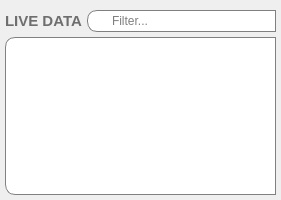
<?xml version="1.0" encoding="UTF-8"?>
<ui version="4.0">
 <class>NodePicker</class>
 <widget class="QWidget" name="NodePicker">
  <property name="geometry">
   <rect>
    <x>0</x>
    <y>0</y>
    <width>281</width>
    <height>200</height>
   </rect>
  </property>
  <property name="windowTitle">
   <string>Data Streams</string>
  </property>
  <property name="autoFillBackground">
   <bool>true</bool>
  </property>
  <layout class="QVBoxLayout" name="verticalLayout">
   <property name="spacing">
    <number>5</number>
   </property>
   <property name="leftMargin">
    <number>5</number>
   </property>
   <property name="topMargin">
    <number>10</number>
   </property>
   <property name="rightMargin">
    <number>5</number>
   </property>
   <property name="bottomMargin">
    <number>5</number>
   </property>
   <item>
    <layout class="QHBoxLayout" name="horizontalLayout">
     <item>
      <widget class="QLabel" name="label">
       <property name="palette">
        <palette>
         <active>
          <colorrole role="WindowText">
           <brush brushstyle="SolidPattern">
            <color alpha="255">
             <red>110</red>
             <green>110</green>
             <blue>110</blue>
            </color>
           </brush>
          </colorrole>
         </active>
         <inactive>
          <colorrole role="WindowText">
           <brush brushstyle="SolidPattern">
            <color alpha="255">
             <red>110</red>
             <green>110</green>
             <blue>110</blue>
            </color>
           </brush>
          </colorrole>
         </inactive>
         <disabled>
          <colorrole role="WindowText">
           <brush brushstyle="SolidPattern">
            <color alpha="255">
             <red>69</red>
             <green>69</green>
             <blue>69</blue>
            </color>
           </brush>
          </colorrole>
         </disabled>
        </palette>
       </property>
       <property name="font">
        <font>
         <pointsize>11</pointsize>
         <weight>75</weight>
         <bold>true</bold>
        </font>
       </property>
       <property name="text">
        <string>LIVE DATA</string>
       </property>
      </widget>
     </item>
     <item>
      <widget class="QLineEdit" name="filter">
       <property name="styleSheet">
        <string notr="true"> QLineEdit {
     border: 1px solid gray;
     border-radius: 10px;
     border-top-right-radius: 0px;
     border-bottom-right-radius: 0px;
     padding: 2 8 2 22px;
     background: white;
 }

QPushButton {
     border: 0px solid;
     border-radius: 9px;
     background: rgba(100, 100, 100, 20);
     color: white;
     margin-left: 4px;
     min-width: 18px;
     min-height: 18px;
     max-width: 18px;
     max-height: 18px;
	 font: 75 12pt &quot;Lucida Grande&quot;;
}

QPushButton:hover {
     background: rgba(100, 100, 100, 190);
}</string>
       </property>
       <property name="placeholderText">
        <string>Filter...</string>
       </property>
      </widget>
     </item>
    </layout>
   </item>
   <item>
    <widget class="cauv::gui::NodeTreeView" name="view">
     <property name="styleSheet">
      <string notr="true"> QTreeView {
     border: 1px solid gray;
     border-radius: 10px;
     border-top-right-radius: 0px;
     border-bottom-right-radius: 0px;
     padding-top: 0px;
     padding-bottom: 10px;
     show-decoration-selected: 1;
     background: white;
     selection-background-color: transparent;
     selection-color: black;
     color: black;
 }
</string>
     </property>
     <property name="horizontalScrollBarPolicy">
      <enum>Qt::ScrollBarAlwaysOff</enum>
     </property>
     <property name="editTriggers">
      <set>QAbstractItemView::DoubleClicked|QAbstractItemView::EditKeyPressed|QAbstractItemView::SelectedClicked</set>
     </property>
     <property name="tabKeyNavigation">
      <bool>true</bool>
     </property>
     <property name="alternatingRowColors">
      <bool>true</bool>
     </property>
     <property name="selectionMode">
      <enum>QAbstractItemView::ExtendedSelection</enum>
     </property>
     <property name="iconSize">
      <size>
       <width>120</width>
       <height>120</height>
      </size>
     </property>
     <property name="verticalScrollMode">
      <enum>QAbstractItemView::ScrollPerPixel</enum>
     </property>
     <property name="animated">
      <bool>true</bool>
     </property>
     <property name="allColumnsShowFocus">
      <bool>true</bool>
     </property>
     <property name="wordWrap">
      <bool>true</bool>
     </property>
     <property name="headerHidden">
      <bool>true</bool>
     </property>
     <attribute name="headerCascadingSectionResizes">
      <bool>true</bool>
     </attribute>
     <attribute name="headerDefaultSectionSize">
      <number>170</number>
     </attribute>
     <attribute name="headerMinimumSectionSize">
      <number>30</number>
     </attribute>
    </widget>
   </item>
  </layout>
 </widget>
 <customwidgets>
  <customwidget>
   <class>cauv::gui::NodeTreeView</class>
   <extends>QTreeView</extends>
   <header>nodepicker.h</header>
  </customwidget>
 </customwidgets>
 <resources/>
 <connections/>
</ui>
